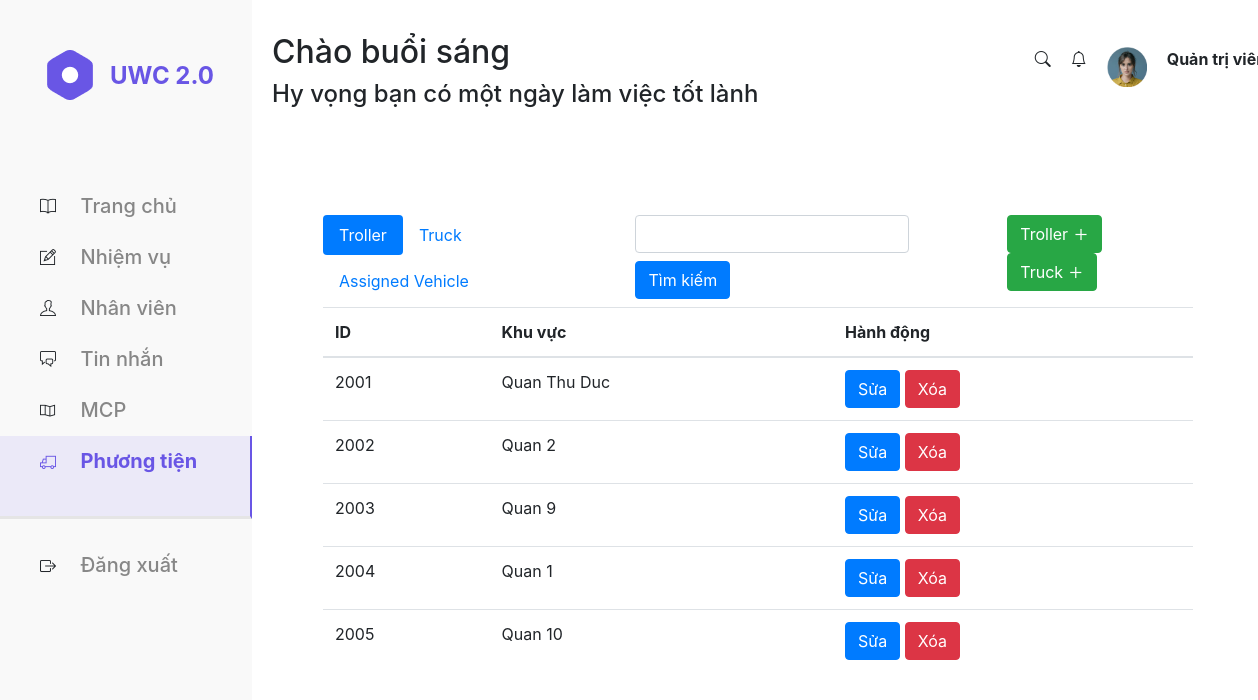
/Front-end/manageVehicle.php, run on the app's committed database.
### tables this page shows
CREATE TABLE `troller` (
  `troller_id` varchar(50) NOT NULL,
  `area` varchar(255) DEFAULT NULL
);

### Front-end/manageVehicle.php (the view, shortened to what this page needs)
<?php
require_once 'connection.php';
?>
<!DOCTYPE html>
<html lang="en">
<head>
    <link rel="stylesheet" type="text/css" href="./css/Task.css    ">
    <link rel="stylesheet" type="text/css" href="./css/bar.css    ">
    <link rel="stylesheet" type="text/css" href="./assets/font_icon/themify-icons-font/themify-icons/themify-icons.css">
    <link rel="stylesheet" href="https://pro.fontawesome.com/releases/v5.10.0/css/all.css" />
    <link rel="stylesheet" href="https://cdn.jsdelivr.net/npm/bootstrap-icons@1.3.0/font/bootstrap-icons.css">
    <link rel="stylesheet" href="https://cdn.jsdelivr.net/npm/bootstrap@4.6.2/dist/css/bootstrap.min.css">
</head>
<body>
    <div id="container">
    <div id="navBar">
            <div class="logo">
                <img src="./assets/img/logo.png" alt="logo">
                <p class="title">UWC 2.0</p>
            </div>
            <ul class="navList">
                <li class="main">
                    <i class="ti-book"></i>
                    <a href="index.php">
                        Trang chủ
                    </a>
                </li>
                <li class="task">
                    <i class="ti-pencil-alt"></i>
                    <a href="Task.php?sort=id&search=&page=1">
                        Nhiệm vụ
                    </a>
                </li>
                <li class="employee">
                    <i class="ti-user"></i>
                    <a href="employee.php?sort=username&search=&page=1">
                        Nhân viên
                    </a>
                </li>
                <li class="message">
                    <i class="ti-comments"></i>
                    <a href="chat.php">
                        Tin nhắn
                    </a>
                </li>
                <li class="message">
                    <i class="ti-map"></i>
                    <a href="manageMCP.php?sort=id&search=&page=1">
                        MCP
                    </a>
                </li>
                <li class="manage select">
                    <i class="ti-truck"></i>
                    <a href="manageVehicle.php?sort=id&search=&page=1">
                        Phương tiện
                    </a>
                </li>
                <li class="info">
                    <i class="bi bi-box-arrow-right"></i>
                    <a href="logout.php">
                        Đăng xuất
                    </a>
                </li>
            </ul>
        </div>
        <div id="topbar">
            <div id="greeting">
                <h2>Chào buổi sáng</h2>
                <h4>Hy vọng bạn có một ngày làm việc tốt lành</h4>
            </div>
            <ul class="topbar_list">
                <li class="search">
                    <i class="bi bi-search"></i>
                </li>
                <li class="notify">
                    <i class="bi bi-bell"></i>
                </li>
                <li class="user">
                    <img src="./assets/img/user1.png" alt="">
                </li>
                <li class="role">
                    <p class="role"><b>Quản trị viên</b></p>
                </li>
            </ul>
        </div>
        <div id="content">
            <div class="container">
                <div class="nav_sort">
                    <ul class="nav nav-pills">
                        <li class="nav-item">
                            <a class="nav-link active" data-toggle="pill" href="#Troller">Troller</a>
                        </li>
                        <li class="nav-item">
                            <a class="nav-link" data-toggle="pill" href="#Truck">Truck</a>
                        </li>
                        <li class="nav-item">
                            <a class="nav-link" data-toggle="pill" href="#Assign">Assigned Vehicle</a>
                        </li>
                    </ul>
                    <form class="form-inline" action="" method="GET">
                        <input type="text" class="form-control mb-2 mr-sm-2" name="search">
                        <button type="submit" class="btn btn-primary mb-2">Tìm kiếm</button>
                    </form>
                </div>
                <div class="button">
                    <button type="button" class="btn btn-success" data-toggle="modal" data-target="#myModalTroller">
                        Troller <i class="ti-plus" style="font-size:12px;padding:2px; font-weight:bold;"></i>
                    </button>
                    <button type="button" class="btn btn-success" data-toggle="modal" data-target="#myModalTruck">
                        Truck <i class="ti-plus" style="font-size:12px;padding:2px; font-weight:bold;"></i>
                    </button>
                </div>
            </div>
            <div class="tab-content">
                <div class="tab-pane container active" id="Troller">
                    <table class="table table-hover">
                        <thead>
                            <tr>
                                <th>ID</th>
                                <th>Khu vực</th>
                                <th>Hành động</th>
                            </tr>
                        </thead>
                        <tbody>
                            <?php
                            if (isset($_GET["search"]) && !empty($_GET["search"])) {
                                $str = $_GET['search'];
                                $query = "SELECT * from `troller` where `troller_id` REGEXP '$str+' order by `troller_id`";
                            } else $query = "SELECT * from `troller` order by `troller_id`";
                            $result = mysqli_query($conn, $query);
                            while ($r = mysqli_fetch_assoc($result)) {
                            ?>
                                <tr>
                                    <td><?php echo $r['troller_id']; ?></td>
                                    <td><?php echo $r['area']; ?></td>
                                    <td>
                                        <a name="ID" href="editTroller.php?ID=<?php echo $r['troller_id']; ?>" class="btn btn-primary">Sửa</a>
                                        <a name="ID" href="deleteTroller.php?ID=<?php echo $r['troller_id']; ?>" onclick="return confirm('Bạn có muốn xóa troller này?')" class="btn btn-danger">Xóa</a>
                                    </td>
                                </tr>
                            <?php
                            }
                            ?>
                        </tbody>
                    </table>
                </div>
            </div>
        </div>
    </div>
</body>
                            <?php
                            include "selectJanitor.php"
                            ?>
</html>

### Front-end/css/Task.css (style rules this page uses)
#content >.container { display: flex; justify-content: space-between; margin-top:15px; }
.nav_sort { display: flex; }

### Front-end/css/bar.css (style rules this page uses)
* { padding: 0; margin: 0; box-sizing: border-box; }
.select { background-color: rgba(105, 86, 229, 0.1);; color:#6956E5 !important; border-right: 2px solid #6956E5; }
.select >a { font-weight: 700 !important; color:#6956E5 !important; }
html { font-family:Arial, Helvetica, sans-serif; font-style:normal; color: #000; height: 100%; }
body { height: 100%; }
#container { height: 100%; }
#container #navBar { position: absolute; width: 252px; height:100%; background-color: #F9F9F9; }
#navBar .navList { margin-top:76px; padding-left: 0px; }
ul.topbar_list { padding-left: 0px; }
#navBar .logo { margin-top: 45px; margin-left:40px; display: flex; flex-direction: row; align-items: center; padding: 0px; }
#navBar .logo .title { line-height: 60px; font-weight: 700; font-size: 24px; line-height: 33px; color:#6956E5; margin-left: 10px; margin-bottom: 0px; }
#container #navBar .navList li >a { font-weight: 500; font-size: 20px; line-height: 27px; color:#878787; text-align: center; text-decoration: none; }
#container #navBar .navList li { text-align: left; list-style-type: none; padding: 12px 30px 12px 40px; }
#container #navBar .navList li >i { margin-right: 20px; }
#container #navBar .navList .manage { padding-bottom: 41px; border-bottom: 3px solid #E5E5E5; }
#container #navBar .navList .info { margin-top: 21px; }
#container #topbar { position: relative; top: 0px; right: 0px; left: 252px; background-color: #fff; width: 83%; padding: 20px; height: 150px; align-items: center; z-index: 1; display: flex; justify-content: space-between; }
#container #topbar ul { list-style: none; display: flex; }
#container #topbar ul li { padding:10px; }
#topbar .user img { width: 40px; }
#content { position: absolute; left: 308px; right: 50px; margin-top: 50px; }

### data on the page
troller: troller_id "2001", area "Quan Thu Duc"
troller: troller_id "2002", area "Quan 2"
troller: troller_id "2003", area "Quan 9"
troller: troller_id "2004", area "Quan 1"
troller: troller_id "2005", area "Quan 10"
